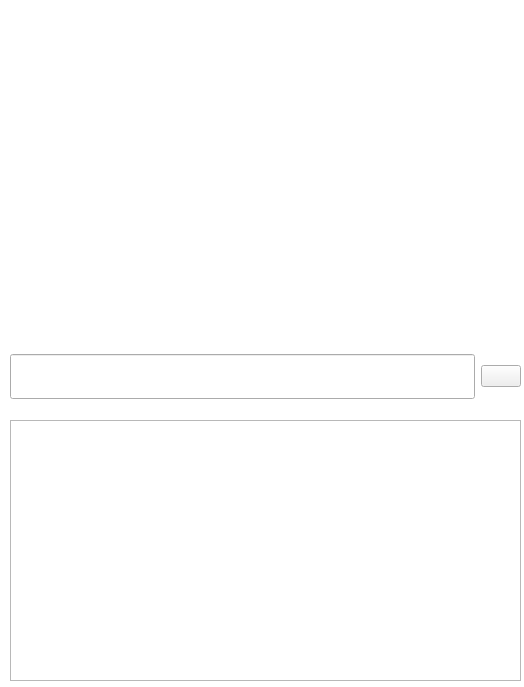
<?xml version="1.0" encoding="UTF-8"?>
<ui version="4.0">
 <class>label_2</class>
 <widget class="QWidget" name="label_2">
  <property name="geometry">
   <rect>
    <x>0</x>
    <y>0</y>
    <width>524</width>
    <height>687</height>
   </rect>
  </property>
  <property name="windowTitle">
   <string>Form</string>
  </property>
  <property name="styleSheet">
   <string notr="true"/>
  </property>
  <widget class="QLabel" name="img_top">
   <property name="geometry">
    <rect>
     <x>0</x>
     <y>0</y>
     <width>531</width>
     <height>91</height>
    </rect>
   </property>
   <property name="sizePolicy">
    <sizepolicy hsizetype="Fixed" vsizetype="Fixed">
     <horstretch>0</horstretch>
     <verstretch>0</verstretch>
    </sizepolicy>
   </property>
   <property name="text">
    <string/>
   </property>
   <property name="pixmap">
    <pixmap>modudak_images/KakaoTalk_20221214_112905494.jpg</pixmap>
   </property>
   <property name="scaledContents">
    <bool>true</bool>
   </property>
   <property name="alignment">
    <set>Qt::AlignLeading|Qt::AlignLeft|Qt::AlignVCenter</set>
   </property>
  </widget>
  <widget class="QLabel" name="lbl_recommend">
   <property name="geometry">
    <rect>
     <x>10</x>
     <y>420</y>
     <width>511</width>
     <height>261</height>
    </rect>
   </property>
   <property name="font">
    <font>
     <family>210 맨발의청춘 L</family>
     <pointsize>13</pointsize>
    </font>
   </property>
   <property name="frameShape">
    <enum>QFrame::StyledPanel</enum>
   </property>
   <property name="text">
    <string/>
   </property>
   <property name="alignment">
    <set>Qt::AlignCenter</set>
   </property>
  </widget>
  <widget class="QLabel" name="img_mid">
   <property name="geometry">
    <rect>
     <x>0</x>
     <y>90</y>
     <width>531</width>
     <height>241</height>
    </rect>
   </property>
   <property name="text">
    <string/>
   </property>
   <property name="pixmap">
    <pixmap>modudak_images/배너__1080_790.png</pixmap>
   </property>
   <property name="scaledContents">
    <bool>true</bool>
   </property>
  </widget>
  <widget class="QLabel" name="img_like">
   <property name="geometry">
    <rect>
     <x>470</x>
     <y>35</y>
     <width>35</width>
     <height>35</height>
    </rect>
   </property>
   <property name="text">
    <string/>
   </property>
   <property name="pixmap">
    <pixmap>modudak_images/like.png</pixmap>
   </property>
   <property name="scaledContents">
    <bool>true</bool>
   </property>
  </widget>
  <widget class="QWidget" name="layoutWidget">
   <property name="geometry">
    <rect>
     <x>10</x>
     <y>340</y>
     <width>511</width>
     <height>73</height>
    </rect>
   </property>
   <layout class="QHBoxLayout" name="horizontalLayout">
    <item>
     <widget class="QLineEdit" name="line_edit">
      <property name="font">
       <font>
        <family>나눔고딕</family>
        <pointsize>20</pointsize>
       </font>
      </property>
      <property name="text">
       <string/>
      </property>
     </widget>
    </item>
    <item>
     <widget class="QPushButton" name="btn_recommend">
      <property name="text">
       <string/>
      </property>
      <property name="icon">
       <iconset>
        <normaloff>modudak_images/돋보기.png</normaloff>modudak_images/돋보기.png</iconset>
      </property>
      <property name="iconSize">
       <size>
        <width>32</width>
        <height>32</height>
       </size>
      </property>
     </widget>
    </item>
   </layout>
  </widget>
  <widget class="QLabel" name="img_background">
   <property name="geometry">
    <rect>
     <x>-55</x>
     <y>-79</y>
     <width>671</width>
     <height>861</height>
    </rect>
   </property>
   <property name="styleSheet">
    <string notr="true">background: white</string>
   </property>
   <property name="text">
    <string/>
   </property>
  </widget>
  <zorder>img_background</zorder>
  <zorder>img_top</zorder>
  <zorder>lbl_recommend</zorder>
  <zorder>img_mid</zorder>
  <zorder>img_like</zorder>
  <zorder>layoutWidget</zorder>
 </widget>
 <resources/>
 <connections/>
</ui>
